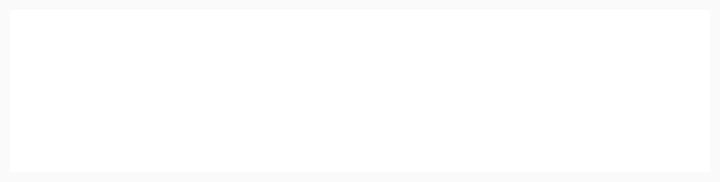
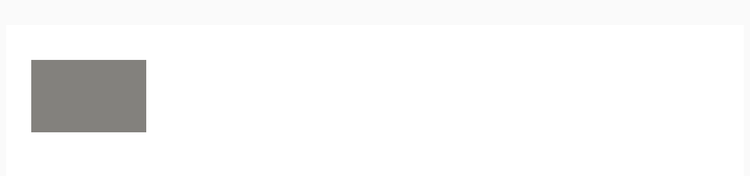

One screen, two layout resources from the same app: the default and the repository's alternative for another configuration. Each is rendered where Android would select it; the XML of both is given below.
<!-- AndroidManifest.xml: application theme AppTheme -->
<!-- res/layout/row.xml -->
<?xml version="1.0" encoding="utf-8"?>
<RelativeLayout xmlns:android="http://schemas.android.com/apk/res/android"
	android:layout_width="fill_parent"
	android:layout_height="wrap_content"
	android:background="@color/white"
	android:layout_margin="5dp"
	android:paddingBottom="30dp"
	>
	<ImageView
		android:id="@+id/imgPreview"
		android:layout_width="65dp"
		android:layout_height="40dp"
		android:layout_alignParentLeft="true"
		android:layout_centerVertical="true"
		android:layout_marginRight="10dp"
		android:scaleType="fitXY"
		android:background="@color/white"
		android:fadingEdgeLength="10dp"
		android:layout_marginLeft="20dp" />
	<LinearLayout
		android:id="@+id/lytItem"
		android:layout_width="wrap_content"
		android:layout_height="wrap_content"
		android:orientation="vertical"
		android:layout_toRightOf="@+id/imgPreview">
		<TextView
			android:id="@+id/txtRecipeName"
			android:layout_width="wrap_content"
			android:layout_height="wrap_content"
			android:textStyle="bold"
			android:textColor="@color/text"
			android:textSize="15sp"
			android:layout_marginTop="20dp" />
		<TextView
			android:id="@+id/txtReadyIn"
			android:layout_width="wrap_content"
			android:layout_height="wrap_content"
			android:textColor="@color/text"
			android:textSize="8sp"/>
	</LinearLayout>
	<ListView
		android:id="@+id/listcomment"
		android:layout_width="fill_parent"
		android:layout_height="wrap_content"
		android:fadeScrollbars="true"
		android:fastScrollEnabled="true"
		android:fadingEdge="none"
		android:divider="@color/separator"
		android:dividerHeight="1dp"
		android:layout_below="@+id/lytItem"
		android:visibility="gone"/>
</RelativeLayout>
<!-- resources referenced by this layout -->
<resources>
  <color name="separator">#B2B2B2</color>
  <color name="text">#101010</color>
  <color name="white">#FFFFFF</color>
  <style name="AppTheme" parent="Theme.AppCompat.Light.DarkActionBar">
          
          <item name="colorPrimary">@android:color/transparent</item>
          <item name="colorPrimaryDark">@android:color/transparent</item>
          <item name="colorAccent">@android:color/transparent</item>
      </style>
</resources>
<!-- res/layout-large/row.xml (the repository's variant of the layout above) -->
<!-- drawn on a 7-inch tablet held upright -->
<?xml version="1.0" encoding="utf-8"?>
<RelativeLayout xmlns:android="http://schemas.android.com/apk/res/android"
	android:layout_width="fill_parent"
	android:layout_height="wrap_content"
	android:background="@color/white"
	android:layout_marginTop="20dp"
	android:layout_marginRight="5dp"
	android:layout_marginLeft="5dp"
	android:paddingBottom="35dp"
	android:gravity="top|left|bottom|right">
	<ImageView
	    android:id="@+id/imgPreview"
	    android:layout_width="92dp"
	    android:layout_height="65dp"
	    android:layout_alignParentLeft="true"
	    android:layout_centerVertical="true"
	    android:layout_marginRight="10dp"
	    android:scaleType="fitXY"
	    android:background="@color/image_background"
		android:fadingEdgeLength="10dp"
		android:layout_marginLeft="20dp"/>
	<LinearLayout
		android:id="@+id/lytItem"
		android:layout_width="wrap_content"
		android:layout_height="wrap_content"
		android:orientation="vertical"
		android:layout_toRightOf="@+id/imgPreview">
		<TextView 
			android:id="@+id/txtRecipeName" 
			android:layout_width="wrap_content"
			android:layout_height="wrap_content" 
			android:textStyle="bold"
			android:textColor="@color/text"
			android:textSize="25sp"
			android:layout_marginTop="28dp"/>
		<TextView 
			android:id="@+id/txtReadyIn"
			android:layout_width="wrap_content" 
			android:layout_height="wrap_content"
			android:textColor="@color/text"
			android:textSize="18sp"/>
	</LinearLayout>
</RelativeLayout>
<!-- resources referenced by the variant -->
<!-- as a 7-inch tablet held upright resolves them -->
<resources>
  <color name="image_background">#83817D</color>
  <color name="text">#101010</color>
  <color name="white">#FFFFFF</color>
  <style name="AppTheme" parent="Theme.AppCompat.Light.DarkActionBar">
          
          <item name="colorPrimary">@android:color/transparent</item>
          <item name="colorPrimaryDark">@android:color/transparent</item>
          <item name="colorAccent">@android:color/transparent</item>
      </style>
</resources>
